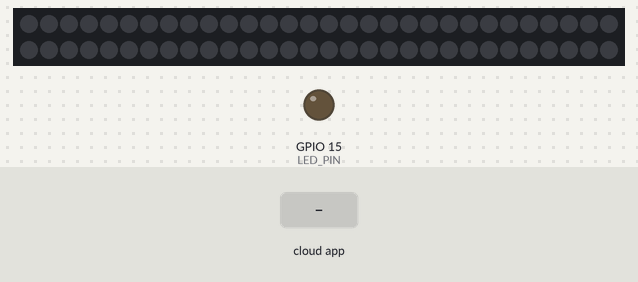
Bench run of a sketch on a simulated ESP32. Shown: 60 RGB LEDs in strip order, left to right, continuing on the next row, output pins drawn as LEDs (lit = HIGH). The test bench sets the inputs (shaded band). Dim RGB values are drawn brighter than linear; WiFi joins after 1.5 s; servers stay silent unless stated; what the sketch prints to the serial monitor is not drawn.

Above: at 2.7 s.
2.8 s: the phone or cloud app sets Led to 1
At 10.74 s:
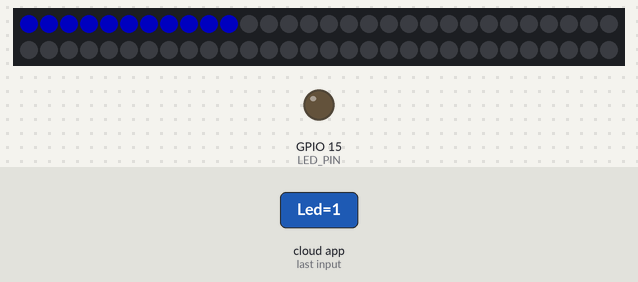
At 15.84 s:
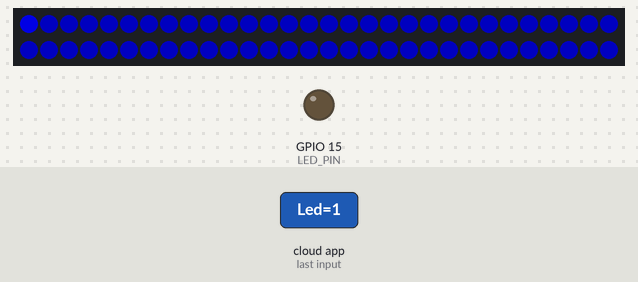
Timing chart, 0 to 17.3 s (numbered marks = the images above; inputs shaded):
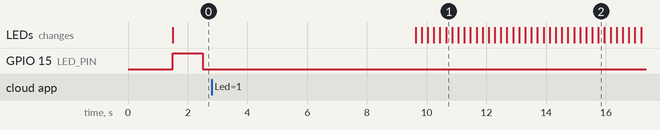

Measured:
- after the input at 2.8 s, GPIO 15 (LED_PIN): stops changing and stays LOW; the LEDs: first change after 6.8 s (image 1 shows a later state)

The sketch:

ledWithAlexa.ino
```cpp
#include <Arduino.h>
#include <Adafruit_NeoPixel.h>
#include <WiFi.h>
#include <fauxmoESP.h>

#define LED_PIN    15
#define LED_PIN_STRIP    16

#define WIFI_SSID "*****" //TODO: Set your ssid
#define WIFI_PASS "*****" //TODO: Set your password

Adafruit_NeoPixel strip(60, LED_PIN_STRIP, NEO_GRB + NEO_KHZ800);
fauxmoESP fauxmo;
boolean runningStrip = false;

void setup()
{
  Serial.begin(115200);
  strip.clear();

  if (wifiSetup()) {
    // Setup fauxmo
    fauxmo.setPort(80);
    fauxmo.enable(true);
    fauxmo.addDevice("Led");

    fauxmo.onSetState([](unsigned char device_id, const char * device_name,
    bool state, unsigned char value) {
      Serial.print("Device name:");
      Serial.println(device_name);

      if (strcmp(device_name, "Led") == 0) {
        Serial.print("Strip status:");
        Serial.print(state);
        Serial.println("");
        // Set RGB Color
        if (state)
        {
          Serial.println("turn on");
          runningStrip = true;
        }
        else
        {
          Serial.println("turn off");
          runningStrip = false;
        }
      }
    });
  }

  strip.begin();
  strip.show();
  pinMode(LED_PIN , OUTPUT);
}

void loop()
{
  controlTestLed();
  fauxmo.handle();

  if (runningStrip) {
    Serial.println("turn on strip with multi color");
    controlStrip();
  } else {
    Serial.println("turn off strip from loop");
    turnOffStrip();
  }
}


boolean wifiSetup() {
  // Let us connect to WiFi
  WiFi.begin(WIFI_SSID, WIFI_PASS);

  while (WiFi.status() != WL_CONNECTED) {
    delay(500);
    Serial.print(".");
  }

  Serial.println(".......");
  Serial.println("WiFi Connected....IP Address:");
  Serial.println(WiFi.localIP());

  return true;
}

void controlTestLed()
{
  digitalWrite(LED_PIN , HIGH);
  delay(1000);
  digitalWrite(LED_PIN , LOW);
  delay(1000);
}

void controlStrip()
{
  int numberOfPins = strip.numPixels();
  for (int red = 0; red < 4; red++) {
    for (int green = 0; green < 4; green++) {
      for (int blue = 0; blue < 4; blue++) {
        for (int pinLed = 0; pinLed < numberOfPins; pinLed++) {
          int redColor = (red * 85);
          int greenColor = (green * 85);
          int blueColor = (blue * 85);

          Serial.println("Color: ");
          Serial.print(redColor);
          Serial.print(", ");
          Serial.print(greenColor);
          Serial.print(", ");
          Serial.print(blueColor);
          Serial.print(", ");

          strip.setPixelColor(pinLed, strip.Color(redColor, greenColor, blueColor));
          strip.show();
          delay(100);
        }
      }
    }
  }
}


void turnOffStrip() {
  strip.fill();
  strip.show();
}
```
